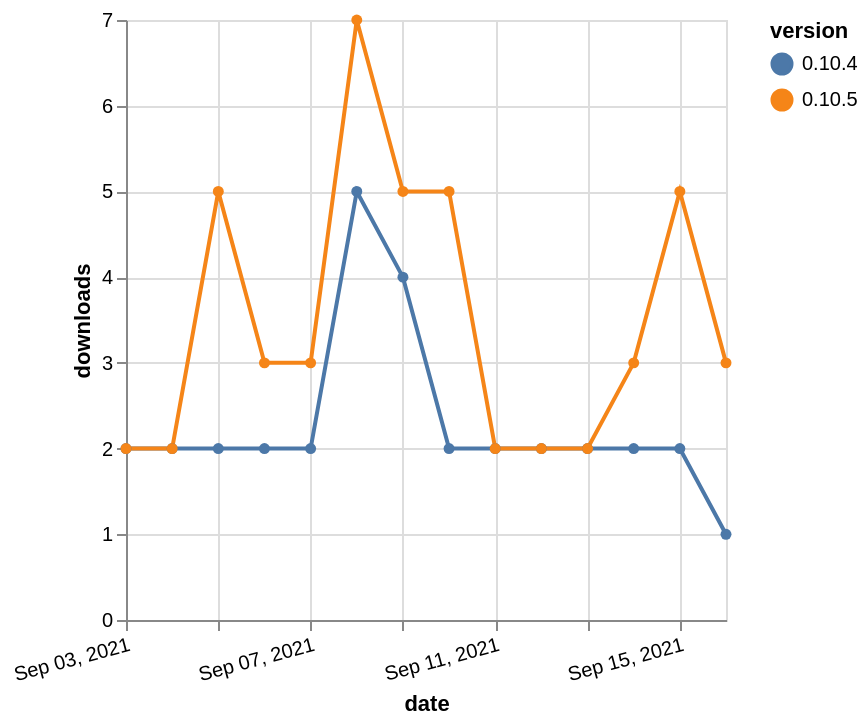

Write the Vega-Lite specification saved for this chart.
### Vega-Lite specification from a JSON file in a GitHub repository (floating-point values rounded to 4 significant figures)
{"$schema": "https://vega.github.io/schema/vega-lite/v5.json", "description": "A simple bar chart with embedded data.", "data": {"values": [{"date": "2021-09-03", "total": 2369, "delta": 2, "version": "0.10.4"}, {"date": "2021-09-04", "total": 2371, "delta": 2, "version": "0.10.4"}, {"date": "2021-09-05", "total": 2373, "delta": 2, "version": "0.10.4"}, {"date": "2021-09-06", "total": 2375, "delta": 2, "version": "0.10.4"}, {"date": "2021-09-07", "total": 2377, "delta": 2, "version": "0.10.4"}, {"date": "2021-09-08", "total": 2382, "delta": 5, "version": "0.10.4"}, {"date": "2021-09-09", "total": 2386, "delta": 4, "version": "0.10.4"}, {"date": "2021-09-10", "total": 2388, "delta": 2, "version": "0.10.4"}, {"date": "2021-09-11", "total": 2390, "delta": 2, "version": "0.10.4"}, {"date": "2021-09-12", "total": 2392, "delta": 2, "version": "0.10.4"}, {"date": "2021-09-13", "total": 2394, "delta": 2, "version": "0.10.4"}, {"date": "2021-09-14", "total": 2396, "delta": 2, "version": "0.10.4"}, {"date": "2021-09-15", "total": 2398, "delta": 2, "version": "0.10.4"}, {"date": "2021-09-16", "total": 2399, "delta": 1, "version": "0.10.4"}, {"date": "2021-09-03", "total": 1828, "delta": 2, "version": "0.10.5"}, {"date": "2021-09-04", "total": 1830, "delta": 2, "version": "0.10.5"}, {"date": "2021-09-05", "total": 1835, "delta": 5, "version": "0.10.5"}, {"date": "2021-09-06", "total": 1838, "delta": 3, "version": "0.10.5"}, {"date": "2021-09-07", "total": 1841, "delta": 3, "version": "0.10.5"}, {"date": "2021-09-08", "total": 1848, "delta": 7, "version": "0.10.5"}, {"date": "2021-09-09", "total": 1853, "delta": 5, "version": "0.10.5"}, {"date": "2021-09-10", "total": 1858, "delta": 5, "version": "0.10.5"}, {"date": "2021-09-11", "total": 1860, "delta": 2, "version": "0.10.5"}, {"date": "2021-09-12", "total": 1862, "delta": 2, "version": "0.10.5"}, {"date": "2021-09-13", "total": 1864, "delta": 2, "version": "0.10.5"}, {"date": "2021-09-14", "total": 1867, "delta": 3, "version": "0.10.5"}, {"date": "2021-09-15", "total": 1872, "delta": 5, "version": "0.10.5"}, {"date": "2021-09-16", "total": 1875, "delta": 3, "version": "0.10.5"}]}, "width": "container", "mark": {"type": "line", "point": {"filled": true}}, "encoding": {"x": {"field": "date", "type": "temporal", "timeUnit": "yearmonthdate", "title": "date", "axis": {"labelAngle": -15}}, "y": {"field": "delta", "type": "quantitative", "title": "downloads"}, "color": {"field": "version", "type": "nominal"}, "tooltip": {"field": "delta"}}}
